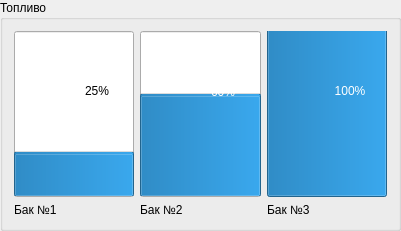
          <widget class="QGroupBox" name="groupBox_10">
           <property name="geometry">
            <rect>
             <x>570</x>
             <y>300</y>
             <width>401</width>
             <height>231</height>
            </rect>
           </property>
           <property name="title">
            <string>Топливо</string>
           </property>
           <layout class="QHBoxLayout" name="horizontalLayout_21">
            <item>
             <layout class="QVBoxLayout" name="verticalLayout_5">
              <item>
               <widget class="QProgressBar" name="progressBar">
                <property name="sizePolicy">
                 <sizepolicy hsizetype="Minimum" vsizetype="Expanding">
                  <horstretch>0</horstretch>
                  <verstretch>0</verstretch>
                 </sizepolicy>
                </property>
                <property name="value">
                 <number>25</number>
                </property>
                <property name="orientation">
                 <enum>Qt::Vertical</enum>
                </property>
               </widget>
              </item>
              <item>
               <widget class="QLabel" name="label_15">
                <property name="text">
                 <string>Бак №1</string>
                </property>
               </widget>
              </item>
             </layout>
            </item>
            <item>
             <layout class="QVBoxLayout" name="verticalLayout_6">
              <item>
               <widget class="QProgressBar" name="progressBar_2">
                <property name="sizePolicy">
                 <sizepolicy hsizetype="Minimum" vsizetype="Expanding">
                  <horstretch>0</horstretch>
                  <verstretch>0</verstretch>
                 </sizepolicy>
                </property>
                <property name="value">
                 <number>60</number>
                </property>
                <property name="orientation">
                 <enum>Qt::Vertical</enum>
                </property>
               </widget>
              </item>
              <item>
               <widget class="QLabel" name="label_16">
                <property name="text">
                 <string>Бак №2</string>
                </property>
               </widget>
              </item>
             </layout>
            </item>
            <item>
             <layout class="QVBoxLayout" name="verticalLayout_7">
              <item>
               <widget class="QProgressBar" name="progressBar_3">
                <property name="sizePolicy">
                 <sizepolicy hsizetype="Minimum" vsizetype="Expanding">
                  <horstretch>0</horstretch>
                  <verstretch>0</verstretch>
                 </sizepolicy>
                </property>
                <property name="value">
                 <number>100</number>
                </property>
                <property name="orientation">
                 <enum>Qt::Vertical</enum>
                </property>
               </widget>
              </item>
              <item>
               <widget class="QLabel" name="label_17">
                <property name="text">
                 <string>Бак №3</string>
                </property>
               </widget>
              </item>
             </layout>
            </item>
           </layout>
          </widget>
